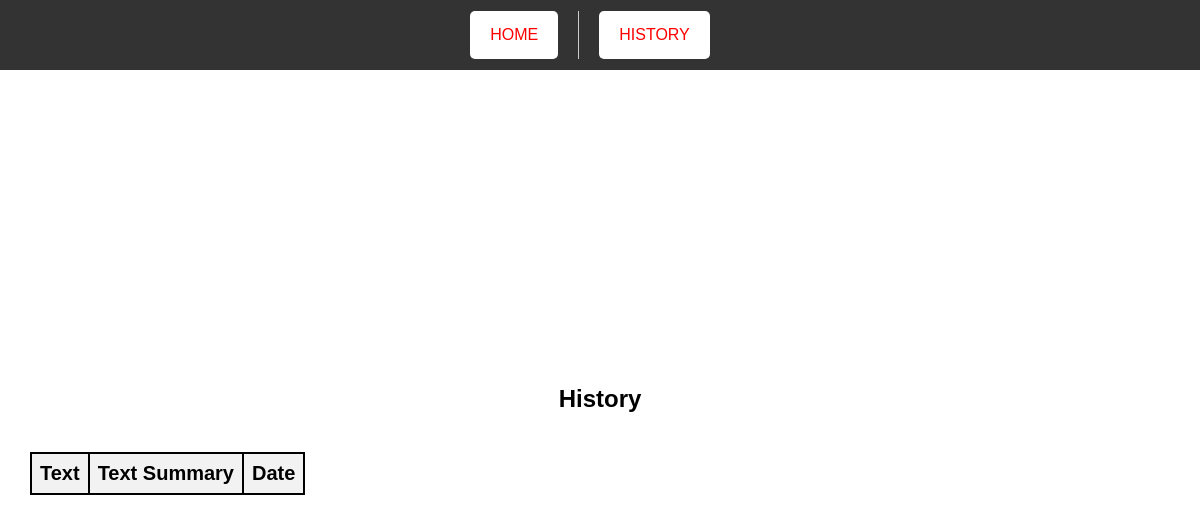
The app's page /get_history, older data.
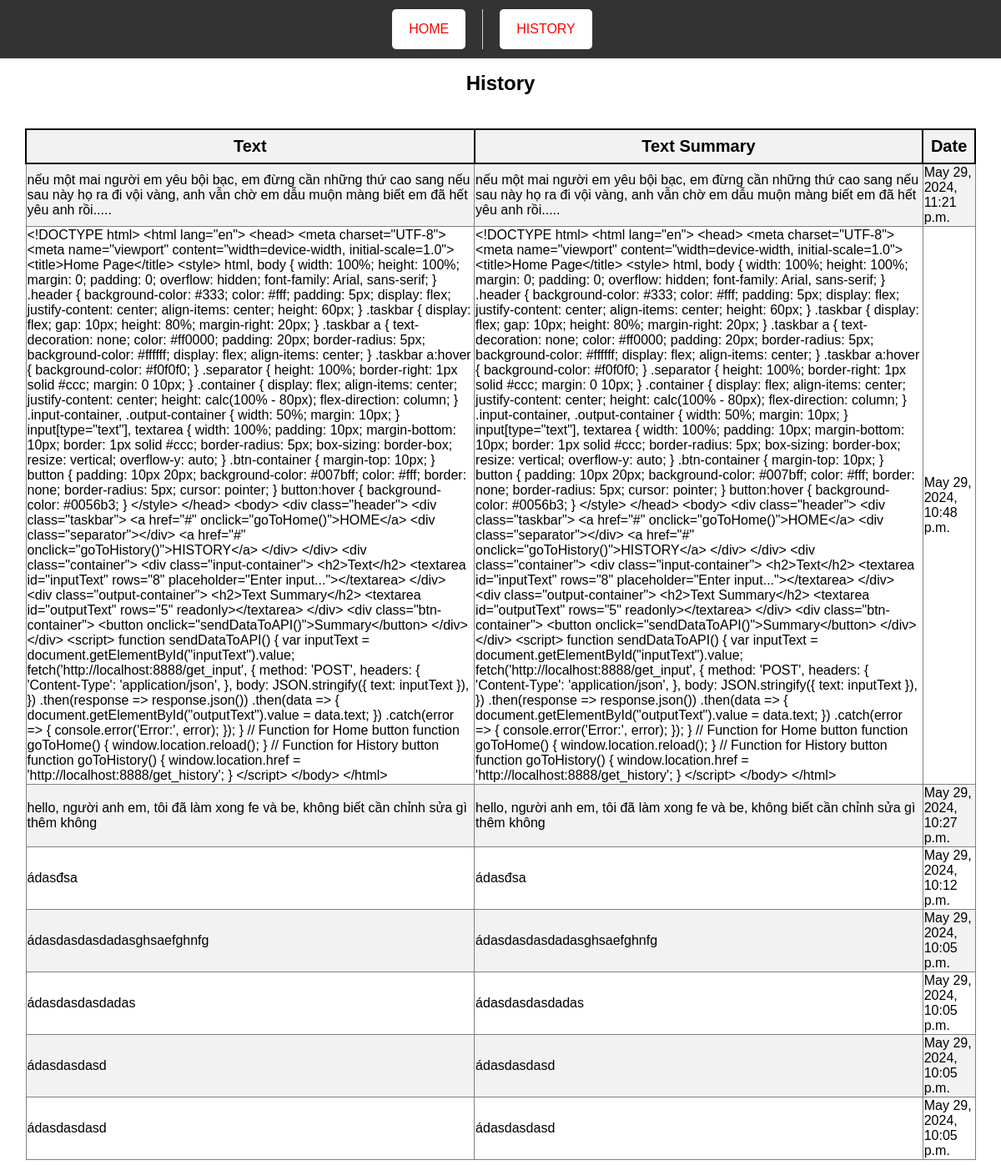
The same page, newer data.
### home/models.py (models this page shows)
class Works(models.Model):
    id_post = models.AutoField(primary_key=True)
    text = models.TextField(null=True, blank=True)
    text_summary = models.TextField(null=True, blank=True)
    data_save = models.DateTimeField(default=timezone.now)

### home/views.py (the view)
# urls.py: path("get_history", views.get_history),
@csrf_exempt
def get_history(request):
    if request.method == "POST" or request.method == "GET":
        data = Works.objects.all()
        data = list(data.values())
        data = data[::-1]
        return render(request, "history/history.html", {"data": data})

### templates/history/history.html (shortened to what this page needs)
<!DOCTYPE html>
<html lang="en">
<head>
</head>
<body>
    <div class="header">
        <div class="taskbar">
            <a href="#" id="homeLink">HOME</a>
            <a href="#">HISTORY</a>
        </div>
    </div>
    <div class="container">
        <h2>History</h2>
        <table id="historyTable">
            <tr>
                <th>Text</th>
                <th>Text Summary</th>
                <th>Date</th>
            </tr>
            {% for record in data %}
            <tr>
                <td>{{ record.text }}</td>
                <td>{{ record.text_summary }}</td>
                <td>{{ record.data_save }}</td>
            </tr>
            {% endfor %}
        </table>
    </div>
</body>
</html>

### templates/history/history.html (style rules this page uses)
html, body { width: 100%; height: 100%; margin: 0; padding: 0; overflow: hidden; font-family: Arial, sans-serif; }
.header { background-color: #333; color: #fff; padding: 5px; display: flex; justify-content: center; align-items: center; height: 60px; }
.taskbar { display: flex; gap: 10px; height: 80%; margin-right: 20px; }
.taskbar a { text-decoration: none; color: #ff0000; padding: 20px; border-radius: 5px; background-color: #ffffff; display: flex; align-items: center; }
.container { display: flex; align-items: center; justify-content: center; height: calc(100% - 80px); flex-direction: column; }
table { border-collapse: collapse; width: 95%; margin-top: 20px; }
td { border: 1px solid gray; }
th { padding:8px; font-size: 20px; background-color: #f2f2f2; border: 2px solid black; }
tr:nth-child(even) { background-color: #f2f2f2; }

Row changes from the older to the newer data that the page shows:
added Works: text "nếu một mai người em yêu bội bạc, em đừng cần những thứ cao sang nếu sau này họ ra đi vội vàng, anh vẫn chờ em dẫu muộn màng biết em đã hết yêu anh rồi.....", text_summary "nếu một mai người em yêu bội bạc, em đừng cần những thứ cao sang nếu sau này họ ra đi vội vàng, anh vẫn chờ em dẫu muộn màng biết em đã hết yêu anh rồi.....", data_save "May 29, 2024, 11:21 p.m."
added Works: text "<!DOCTYPE html> <html lang=\"en\"> <head> <meta charset=\"UTF-8\"> <meta name=\"viewport\" content=\"width=device-width, initial-scale=1.0\"> <title>Home Page</title> <style> html, body { width: 100%; height: 100%; margin: 0; padding: 0; overflow: hidden; font-family: Arial, sans-serif; } .header { background-color: #333; color: #fff; padding: 5px; display: flex; justify-content: center; align-items: center; height: 60px; } .taskbar { display: flex; gap: 10px; height: 80%; margin-right: 20px; } .taskbar a { text-decoration: none; color: #ff0000; padding: 20px; border-radius: 5px; background-color: #ffffff; display: flex; align-items: center; } .taskbar a:hover { background-color: #f0f0f0; }…", text_summary "<!DOCTYPE html> <html lang=\"en\"> <head> <meta charset=\"UTF-8\"> <meta name=\"viewport\" content=\"width=device-width, initial-scale=1.0\"> <title>Home Page</title> <style> html, body { width: 100%; height: 100%; margin: 0; padding: 0; overflow: hidden; font-family: Arial, sans-serif; } .header { background-color: #333; color: #fff; padding: 5px; display: flex; justify-content: center; align-items: center; height: 60px; } .taskbar { display: flex; gap: 10px; height: 80%; margin-right: 20px; } .taskbar a { text-decoration: none; color: #ff0000; padding: 20px; border-radius: 5px; background-color: #ffffff; display: flex; align-items: center; } .taskbar a:hover { background-color: #f0f0f0; }…", data_save "May 29, 2024, 10:48 p.m."
added Works: text "hello, người anh em, tôi đã làm xong fe và be, không biết cần chỉnh sửa gì thêm không", text_summary "hello, người anh em, tôi đã làm xong fe và be, không biết cần chỉnh sửa gì thêm không", data_save "May 29, 2024, 10:27 p.m."
added Works: text "ádasđsa", text_summary "ádasđsa", data_save "May 29, 2024, 10:12 p.m."
added Works: text "ádasdasdasdadasghsaefghnfg", text_summary "ádasdasdasdadasghsaefghnfg", data_save "May 29, 2024, 10:05 p.m."
added Works: text "ádasdasdasdadas", text_summary "ádasdasdasdadas", data_save "May 29, 2024, 10:05 p.m."
added Works: text "ádasdasdasd", text_summary "ádasdasdasd", data_save "May 29, 2024, 10:05 p.m."
added Works: text "ádasdasdasd", text_summary "ádasdasdasd", data_save "May 29, 2024, 10:05 p.m."
